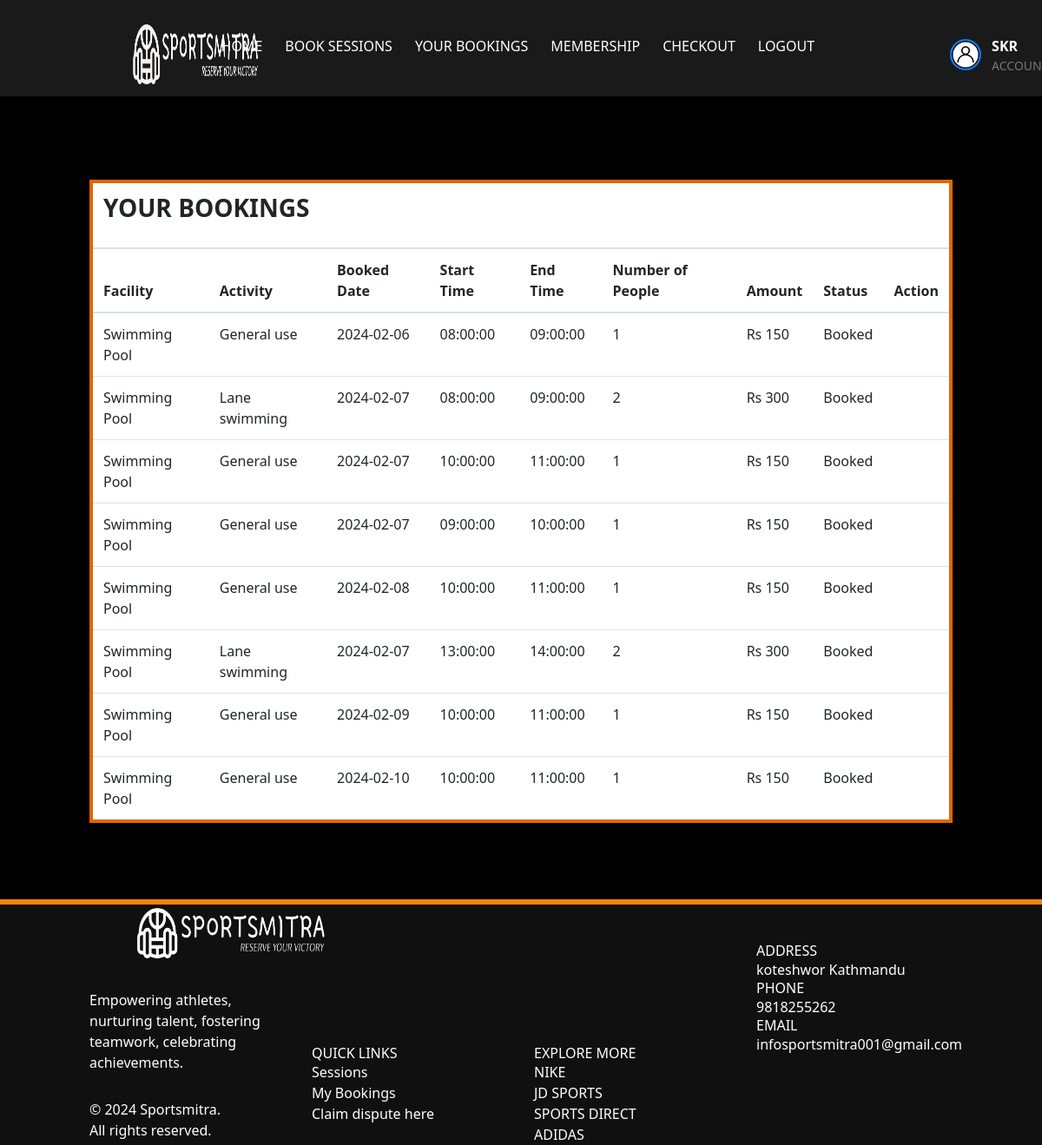
/my_bookings (signed in), run on the app's committed database.
### app/models.py (models this page shows, shortened)
class UserAccount(UserMixin, db.Model):
    __tablename__ = 'UserAccount'
    id = db.Column(db.Integer, primary_key=True)
    User = db.Column(db.String(500), index=True)
    Email = db.Column(db.String(500), index=True, unique=True)
    Password = db.Column(db.String(500), index=True)
    Mobile = db.Column(db.String(120), index=True)
    verification_token = db.Column(db.String(1120), unique=True)
    verified = db.Column(db.Boolean, default=False)
    start_date = db.Column(db.Date, nullable=True)
    end_date = db.Column(db.Date, nullable=True)
    Member = db.Column(db.Boolean, default=False)
    member_type = db.Column(db.String(50))
    profile_picture = db.Column(
        db.String(255), nullable=True, default='../static/images/acc.jpg')
    roles = db.relationship("Role", secondary=user_role,
                            backref=db.backref("users", lazy="dynamic"))
    def has_role(self, role_name):
        my_role = Role.query.filter_by(name=role_name).first()
        if my_role in self.roles:
            return True
        else:
            return False

class Booking(db.Model):
    __tablename__ = "Booking"
    id = db.Column(db.Integer, primary_key=True)
    user_id = db.Column(db.Integer, db.ForeignKey('UserAccount.id'))
    Book_Time = db.Column(db.Date, index=True)
    Status = db.Column(db.String(500), index=True)
    session_id = db.Column(db.Integer, db.ForeignKey('Sessions.id'))
    Size = db.Column(db.Integer, index=True)
    Amount = db.Column(db.Integer, index=True)
    activity_id = db.Column(db.Integer, db.ForeignKey('activity.id'))
    activity = db.relationship(
        "Activity", backref=db.backref("bookings", lazy="dynamic"))
    user = db.relationship(
        "UserAccount", backref=db.backref("bookings", lazy="dynamic"))
    session = db.relationship(
        "Sessions", backref=db.backref("bookings", lazy="dynamic"))
    receipt_id = db.Column(db.Integer, db.ForeignKey('receipt.id'))
    receipt = db.relationship("Receipt", backref=db.backref("bookings", lazy="dynamic"), foreign_keys=[
                              receipt_id])  # Update relationship attribute for Receipt

class Facility(db.Model):
    id = db.Column(db.Integer, primary_key=True)
    Name = db.Column(db.String(500), index=True)
    Capacity = db.Column(db.Integer, index=True)
    Start_Facility = db.Column(db.String(500), index=True)
    End_Facility = db.Column(db.String(500), index=True)

class Activity(db.Model):
    id = db.Column(db.Integer, primary_key=True)
    facility_id = db.Column(db.Integer, db.ForeignKey('facility.id'))
    Activity_Name = db.Column(db.String(500), index=True)
    Amount = db.Column(db.Integer, index=True)
    facility = db.relationship(
        "Facility", backref=db.backref("activities", lazy="dynamic"))

class Sessions(db.Model):
    __tablename__ = "Sessions"
    id = db.Column(db.Integer, primary_key=True)
    Date = db.Column(db.Date, index=True)
    Start_time = db.Column(db.Time, index=True)
    End_time = db.Column(db.Time, index=True)
    Remaining_Cap = db.Column(db.Integer, index=True)
    facility_id = db.Column(db.Integer, db.ForeignKey("facility.id"))
    facility = db.relationship(
        "Facility", backref=db.backref("sessions", lazy="dynamic"))
    activities = db.relationship(
        "Activity", secondary=session_activity_association, backref=db.backref("sessions", lazy="dynamic"))

### app/views.py (the view)
@app.route('/my_bookings')
@login_required
@require_role(role="User")
def my_bookings():
    bookings = Booking.query.filter_by(
        user_id=current_user.id, Status="Booked").all()
    current_time = datetime.now().date()
    return render_template('my_bookings.html', bookings=bookings, current_time=current_time, User=current_user)

### app/views.py (called while the page is built)
def require_role(role):
    def decorator(func):
        @wraps(func)
        def wrapped_function(*args, **kwargs):
            if not current_user.has_role(role):
                return redirect("/")
            else:
                return func(*args, **kwargs)
        return wrapped_function
    return decorator

@login_manager.user_loader
def load_user(id):
    return UserAccount.query.get(int(id))

### app/templates/my_bookings.html (shortened to what this page needs)
<!DOCTYPE html>
<html lang="en">
  <head>
    <link href="../static/css/animate.css" rel="stylesheet" />
    <link
      rel="stylesheet"
      href="../static/css/bootstrap.min.css"
      type="text/css"
    />
    <link rel="stylesheet" type="text/css" href="../static/css/style.css" />
    <link
      rel="stylesheet"
      href="https://cdn.jsdelivr.net/npm/tailwindcss@latest/dist/tailwind.min.css"
    />
  </head>
  <body>
    <nav class="navbar navbar-expand-md navbar-dark">
      <div class="container" style="padding-top: 15px">
        <a class="navbar-brand mr-auto" href="/"
          ><img src="../static/images/nb.png" alt="Sportsmitra" class="logo"
        /></a>
        <div class="collapse navbar-collapse" id="collapsibleNavbar">
          <ul class="navbar-nav ml-auto">
            <li class="nav-item"><a class="nav-link" href="/user">Home</a></li>
            <li class="nav-item">
              <a class="nav-link" href="/lookup_venue">Book Sessions</a>
            </li>
            <li class="nav-item">
              <a class="nav-link" href="/my_bookings">Your Bookings</a>
            </li>
            <li class="nav-item">
              <a
                class="nav-link"
                href="{{ url_for('order_subscription', username=current_user.User) }}"
                >Membership</a
              >
            </li>
            <li class="nav-item">
              <a class="nav-link" href="/checkout_page">Checkout</a>
            </li>
            <li class="nav-item">
              <a class="nav-link" href="#" id="logout">Logout</a>
            </li>
            <li class="nav-item">
              <a
                class="nav-link"
                href="/update_user"
                style="
                  display: flex;
                  align-items: center;
                  margin-left: 130px;
                  text-decoration: none;
                  color: #333;
                "
              >
                <img
                  src="../static/images/acc.jpg"
                  alt="User Account"
                  style="
                    width: 36px;
                    height: 36px;
                    border-radius: 50%;
                    margin-right: 12px;
                    border: 2px solid #007bff;
                  "
                />
                <div>
                  <span
                    style="font-weight: bold; font-size: 16px; display: block"
                    >{{User.User}}</span
                  >
                  <span style="font-size: 14px; display: block; color: #777"
                    >Account</span
                  >
                </div>
              </a>
            </li>
          </ul>
        </div>
      </div>
    </nav>
    <br />
    <br />
    <div class="container mt-5">
       {% if
      bookings %}
      <div class="table-responsive">
        <table class="table table-hover" style="border: 4px solid #df6700">
          <thead>
            <tr>
              <th colspan="9" style="background-color: white">
                <h1 class="h3 mb-3 font-bold">YOUR BOOKINGS</h1>
              </th>
            </tr>
            <tr>
              <th>Facility</th>
              <th>Activity</th>
              <th>Booked Date</th>
              <th>Start Time</th>
              <th>End Time</th>
              <th>Number of People</th>
              <th>Amount</th>
              <th>Status</th>
              <th>Action</th>
            </tr>
          </thead>
          <tbody>
            {% for item in bookings %}
            <tr>
              <td>{{ item.session.facility.Name }}</td>
              <td>{{ item.activity.Activity_Name }}</td>
              <td>{{ item.Book_Time }}</td>
              <td>{{ item.session.Start_time }}</td>
              <td>{{ item.session.End_time }}</td>
              <td>{{ item.Size }}</td>
              <td>Rs {{ item.Size * item.activity.Amount }}</td>
              <td>{{ item.Status }}</td>
              <td>
              </td>
            </tr>
            {% endfor %}
          </tbody>
        </table>
      </div>
      {% endif %}
      <br />
      <br />
      <br />
    </div>
    <footer class="container-fluid">
      <div class="container">
        <div class="row">
          <div
            class="col-md-3 footer1 d-flex wow bounceInLeft"
            data-wow-delay=".25s"
          >
            <div class="d-flex flex-wrap align-content-center">
              <a href="#"
                ><img src="../static/images/fnb.png" alt="logo" class="logo"
              /></a>
              <p>
                Empowering athletes, nurturing talent, fostering teamwork,
                celebrating <br />
                achievements.
              </p>
              <p>&copy; 2024 Sportsmitra. <br />All rights reserved.<br /></p>
            </div>
          </div>
          <div
            class="col-md-3 footer2 wow bounceInUp"
            data-wow-delay=".25s"
            id="contact"
          >
            <br />
            <br />
            <br />
            <br />
            <br />
            <br />
            <br />
            <h5>QUICK LINKS</h5>
            <a href="/lookup_venue">Sessions</a><br />
            <a href="/my_bookings">My Bookings</a><br />
            <a href="/refund_form">Claim dispute here</a>
          </div>
          <div
            class="col-md-3 footer2 wow bounceInUp"
            data-wow-delay=".25s"
            id="contact"
          >
            <br />
            <br />
            <br />
            <br />
            <br />
            <br />
            <br />
            <h5>EXPLORE MORE</h5>
            <a href="https://www.nike.com"> NIKE </a><br />
            <a href="https://www.jdsports.com"> JD SPORTS </a><br />
            <a href="https://www.sportsdirect.com"> SPORTS DIRECT </a><br />
            <a href="https://www.adidas.co.uk"> ADIDAS </a><br />
          </div>
          <div class="col-md-3 footer3 wow bounceInRight" data-wow-delay=".25s">
            <h5>ADDRESS</h5>
            <p>koteshwor Kathmandu</p>
            <h5>PHONE</h5>
            <p>9818255262</p>
            <h5>EMAIL</h5>
            <p>infosportsmitra001@gmail.com</p>
          </div>
        </div>
      </div>
    </footer>
  </body>
</html>

### app/static/css/style.css (style rules this page uses)
body { font-family: "Lato", sans-serif; overflow: hidden; overflow-y: scroll; background-color: #000; }
body nav { background: rgba(255, 255, 255, 0.1); }
body nav .navbar-nav a { font-size: 16px; text-transform: uppercase; color: #fff !important; transition: all 0.3s; -webkit-transition: all 0.3s; -ms-transition: all 0.3s; -o-transition: all 0.3s; }
a, a:hover { color: #ff8013; }
footer { background: #101011; color: #fff; }
footer .footer1 p { margin-top: 30px; }
footer .footer3 { padding-top: 50px; }
footer::before { content: ""; position: absolute; border: 3px solid #ff8013; width: 100%; left: 0; }
.logo { height: 70px; width: auto; margin-left: 50px; margin-right: 50px; }
.nav-item { flex: 0 0 auto; margin-right: 10px; }

### app/templates/my_bookings.html (style rules this page uses)
.table-responsive .table { background-color: white; }

### data on the page
UserAccount: User "SKR"
Booking: session.facility.Name "Swimming Pool", activity.Activity_Name "General use", Book_Time "2024-02-06", session.Start_time "08:00:00", session.End_time "09:00:00", Size "1", item.Size*item.activity.Amount "150", Status "Booked"
Booking: session.facility.Name "Swimming Pool", activity.Activity_Name "Lane swimming", Book_Time "2024-02-07", session.Start_time "08:00:00", session.End_time "09:00:00", Size "2", item.Size*item.activity.Amount "300", Status "Booked"
Booking: session.facility.Name "Swimming Pool", activity.Activity_Name "General use", Book_Time "2024-02-07", session.Start_time "10:00:00", session.End_time "11:00:00", Size "1", item.Size*item.activity.Amount "150", Status "Booked"
Booking: session.facility.Name "Swimming Pool", activity.Activity_Name "General use", Book_Time "2024-02-07", session.Start_time "09:00:00", session.End_time "10:00:00", Size "1", item.Size*item.activity.Amount "150", Status "Booked"
Booking: session.facility.Name "Swimming Pool", activity.Activity_Name "General use", Book_Time "2024-02-08", session.Start_time "10:00:00", session.End_time "11:00:00", Size "1", item.Size*item.activity.Amount "150", Status "Booked"
Booking: session.facility.Name "Swimming Pool", activity.Activity_Name "Lane swimming", Book_Time "2024-02-07", session.Start_time "13:00:00", session.End_time "14:00:00", Size "2", item.Size*item.activity.Amount "300", Status "Booked"
Booking: session.facility.Name "Swimming Pool", activity.Activity_Name "General use", Book_Time "2024-02-09", session.Start_time "10:00:00", session.End_time "11:00:00", Size "1", item.Size*item.activity.Amount "150", Status "Booked"
Booking: session.facility.Name "Swimming Pool", activity.Activity_Name "General use", Book_Time "2024-02-10", session.Start_time "10:00:00", session.End_time "11:00:00", Size "1", item.Size*item.activity.Amount "150", Status "Booked"
